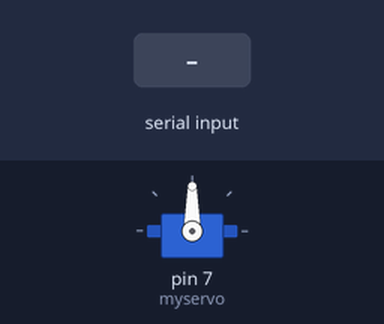
Simulated run of this sketch. Board: Arduino Uno, built with avr-gcc and run on an emulated ATmega328P. On the bench: servo. Inputs (shaded band) come from the test bench.

Above: at 1.2 s.
1.3 s: "1" received over Serial
At 2.5 s:
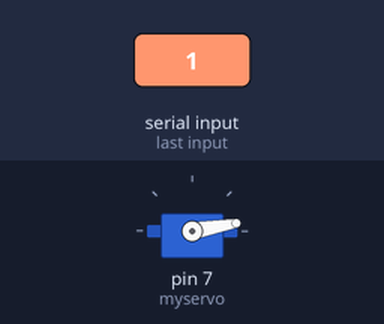
2.8 s: "2" received over Serial
At 3.7 s:
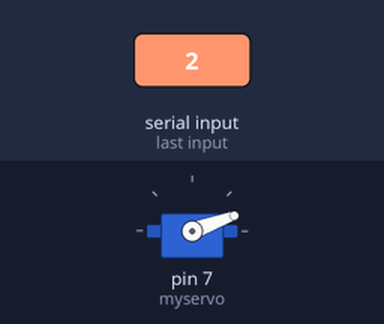
4.3 s: "4" received over Serial
At 4.8 s:
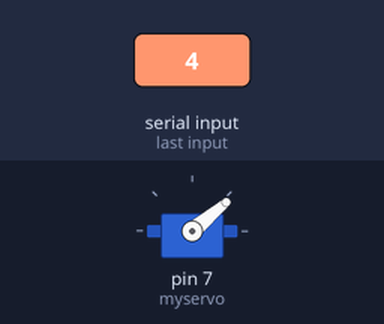
Timing chart, 0 to 7.3 s (numbered marks = the images above; inputs shaded):
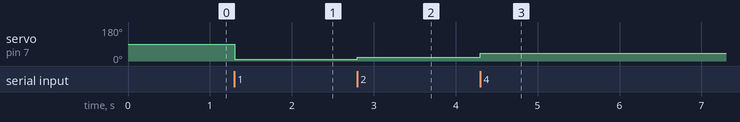

The sketch:

motor.ino
```cpp
#include <Servo.h>
Servo myservo;
void setup() {
  Serial.begin(9600);
  // put your setup code here, to run once:
  myservo.attach(7);
}

void loop() {
char c=Serial.read();
  switch(c)
  {
    case '1':myservo.write(10); break;
    case '2':myservo.write(20); break;
    case '3':myservo.write(30); break;
    case '4':myservo.write(40); break;
  }
}
```

Measured:
- after the input at 1.3 s, servo on pin 7 (myservo): 90° → 10° at once
- after the input at 2.8 s, servo on pin 7 (myservo): 10° → 20° at once
- after the input at 4.3 s, servo on pin 7 (myservo): 20° → 40° at once
